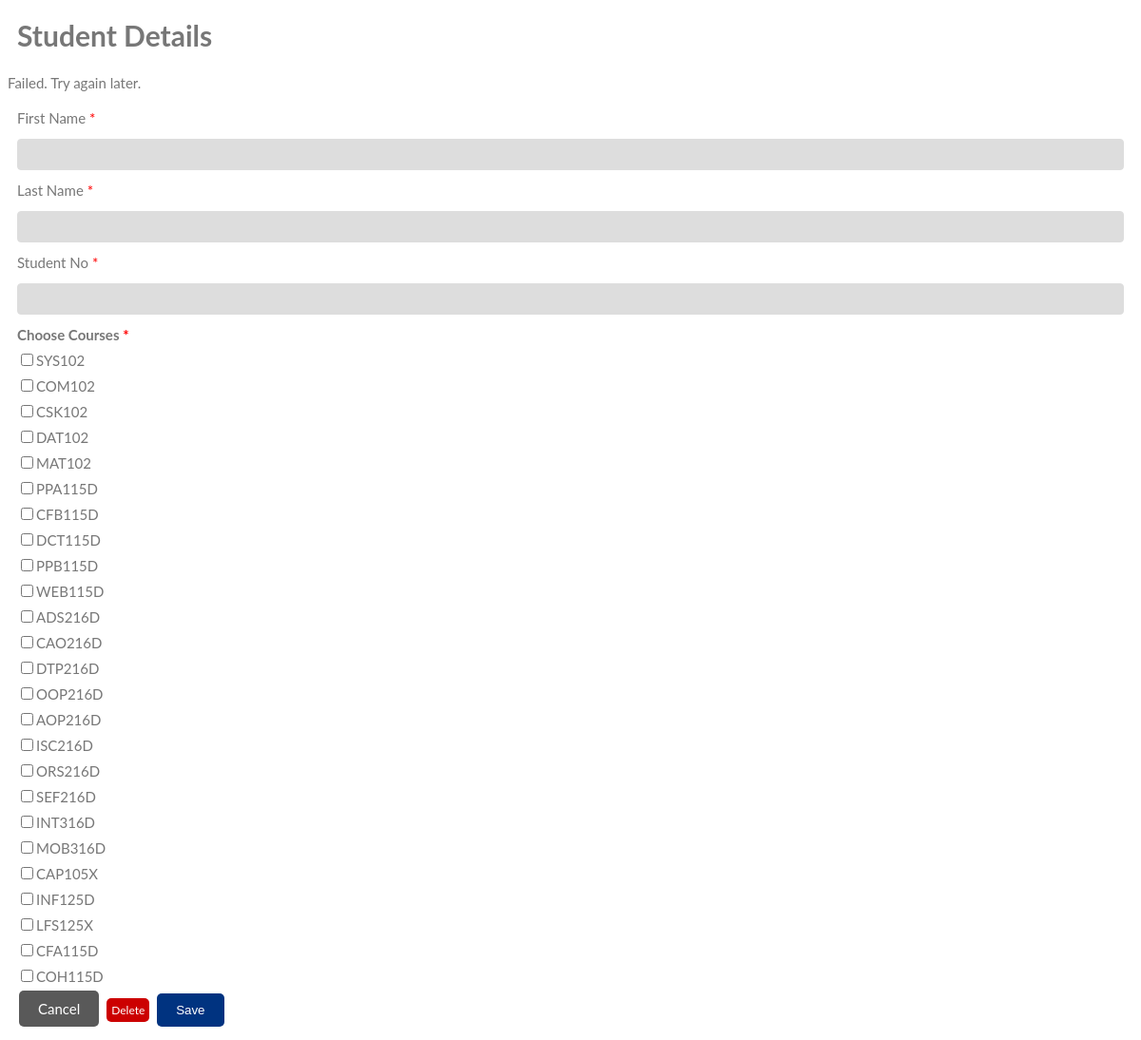
/student_details.php, run on the app's committed database.
### tables this page shows
CREATE TABLE `subject` (
  `subjectID` int(10) NOT NULL,
  `subjectCode` varchar(100) NOT NULL,
  `subjectName` varchar(100) NOT NULL
);

### student_details.php (the view, shortened to what this page needs)
<!DOCTYPE html>
<html>
<head>
  <link rel="stylesheet" href="css/style.css">
</head>
<body>
<h1>Student Details</h1>
<?php
  require_once "config/connect.php";
    $sql = "SELECT * FROM student WHERE studentID = ?";
    if($stmt = $conn->prepare($sql)){
       $stmt->bind_param("i", $student_id);
       if($stmt->execute()){
          $result = $stmt->get_result();
          if($result->num_rows == 1){
             $row = $result->fetch_array(MYSQLI_ASSOC);
             $firstname = $row["studentFirstName"];
             $lastname = $row["studentLastName"];
			 $student_no = $row["studentNumber"];
			 $student_id = $row["studentID"];
          }else{
             echo "Failed. Try again later.";
          }
       }
    }
?>
<form method="post" action="">
  <label>First Name<span style="color:red;">&nbsp*</span></label>
  <input type="text" name="firstname" value="<?php echo $firstname;?>" readonly><br>
  <label>Last Name<span style="color:red;">&nbsp*</span></label>
  <input type="text" name="lastname" value="<?php echo $lastname;?>" readonly><br>
  <label>Student No<span style="color:red;">&nbsp*</span></label>
  <input type="text" name="student_no" value="<?php echo $student_no;?>" readonly><br>
  <label class="bold-text">Choose Courses<span style="color:red;">&nbsp*</span></label><br>
  <?php
  require_once "config/connect.php";
  $sql = "SELECT * FROM subject";
  if($result = $conn->query($sql)){
	  if($result->num_rows > 0){
		  while($row = $result->fetch_array()){
			 echo "<input type='checkbox' name='subject_choice[]' value=".$row['subjectID'].">".$row['subjectCode']."<br>";
		  }
	  }
  }
  ?>
 <a class="button-back" href="index.html">Cancel</a> <a class="button-delete" href="index.html">Delete</a>  <input  name="submit" type="submit" value="Save">
 </form>
</body>
</html>

### css/style.css (style rules this page uses)
body { font: 400 15px/1.8 Lato, sans-serif; position: relative; background-color: white; color: #777; }
a { color:black; }
form { margin:10px; }
h1 { margin:10px; }
input[type=text] , input[type=password], input[type=date] { border: 1px solid #ddd; border-radius: 4px; width: 100%; padding: 8px 10px; margin: 8px 0; box-sizing: border-box; background-color: #ddd; }
input[type=submit] { background-color: #003380; border: none; color: white; padding: 10px 20px; text-decoration: none; margin: 4px 2px; cursor: pointer; border-radius: 5px; }
.button-delete { background-color: #cc0000; border: none; color: white; padding: 5px 5px; text-decoration: none; margin: 4px 2px; cursor: pointer; font-size:80%; border-radius: 5px; }
.button-back { background-color: #595959; border: none; color: white; padding: 10px 20px; text-decoration: none; margin: 4px 2px; cursor: pointer; border-radius: 5px; }
.bold-text { font-weight: bold; }

### data on the page
subject: subjectCode "SYS102"
subject: subjectCode "COM102"
subject: subjectCode "CSK102"
subject: subjectCode "DAT102"
subject: subjectCode "MAT102"
subject: subjectCode "PPA115D"
subject: subjectCode "CFB115D"
subject: subjectCode "DCT115D"
subject: subjectCode "PPB115D"
subject: subjectCode "WEB115D"
subject: subjectCode "ADS216D"
subject: subjectCode "CAO216D"
subject: subjectCode "DTP216D"
subject: subjectCode "OOP216D"
subject: subjectCode "AOP216D"
subject: subjectCode "ISC216D"
subject: subjectCode "ORS216D"
subject: subjectCode "SEF216D"
subject: subjectCode "INT316D"
subject: subjectCode "MOB316D"
subject: subjectCode "CAP105X"
subject: subjectCode "INF125D"
subject: subjectCode "LFS125X"
subject: subjectCode "CFA115D"
subject: subjectCode "COH115D"
